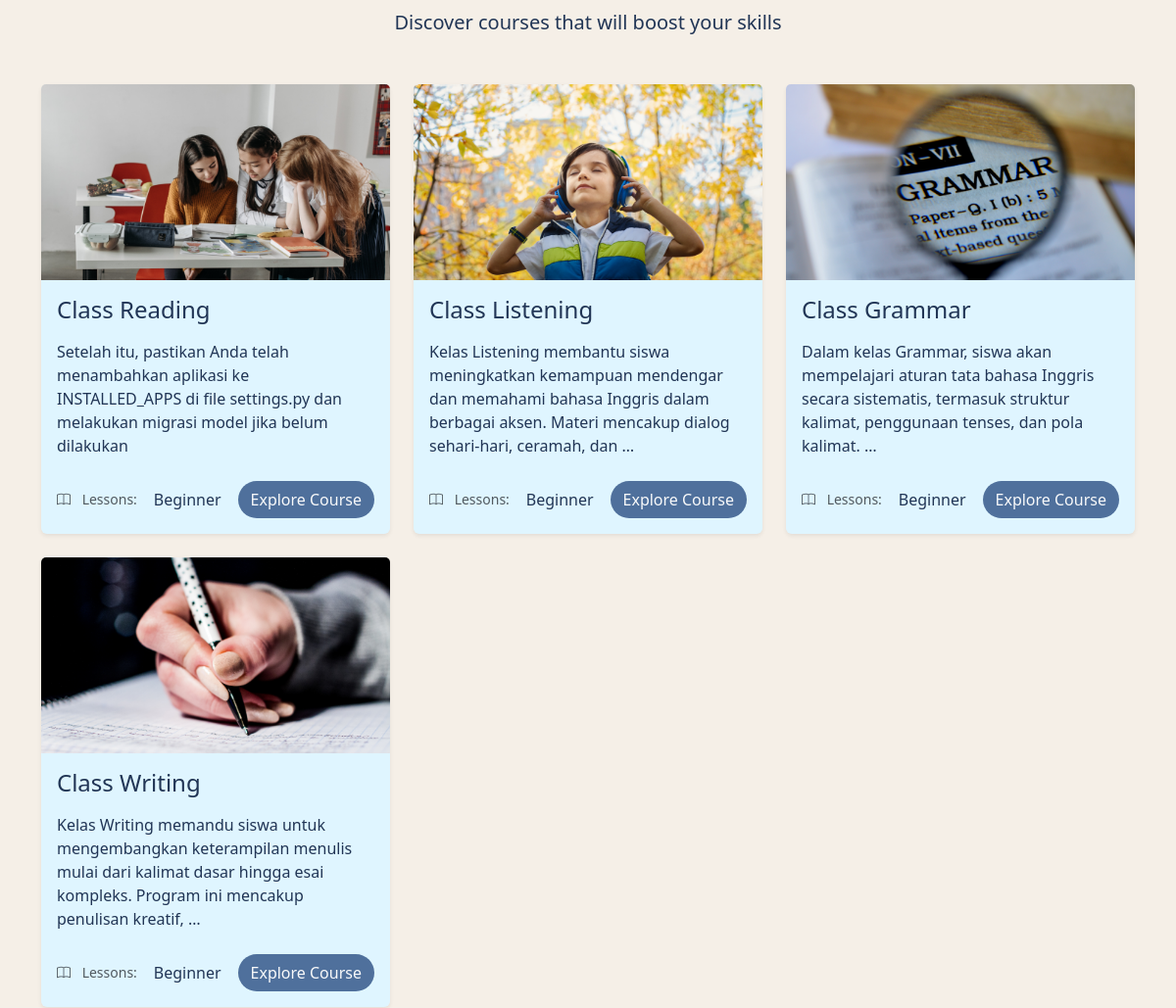
The app's page /courses/ (signed in, middle part), older data.
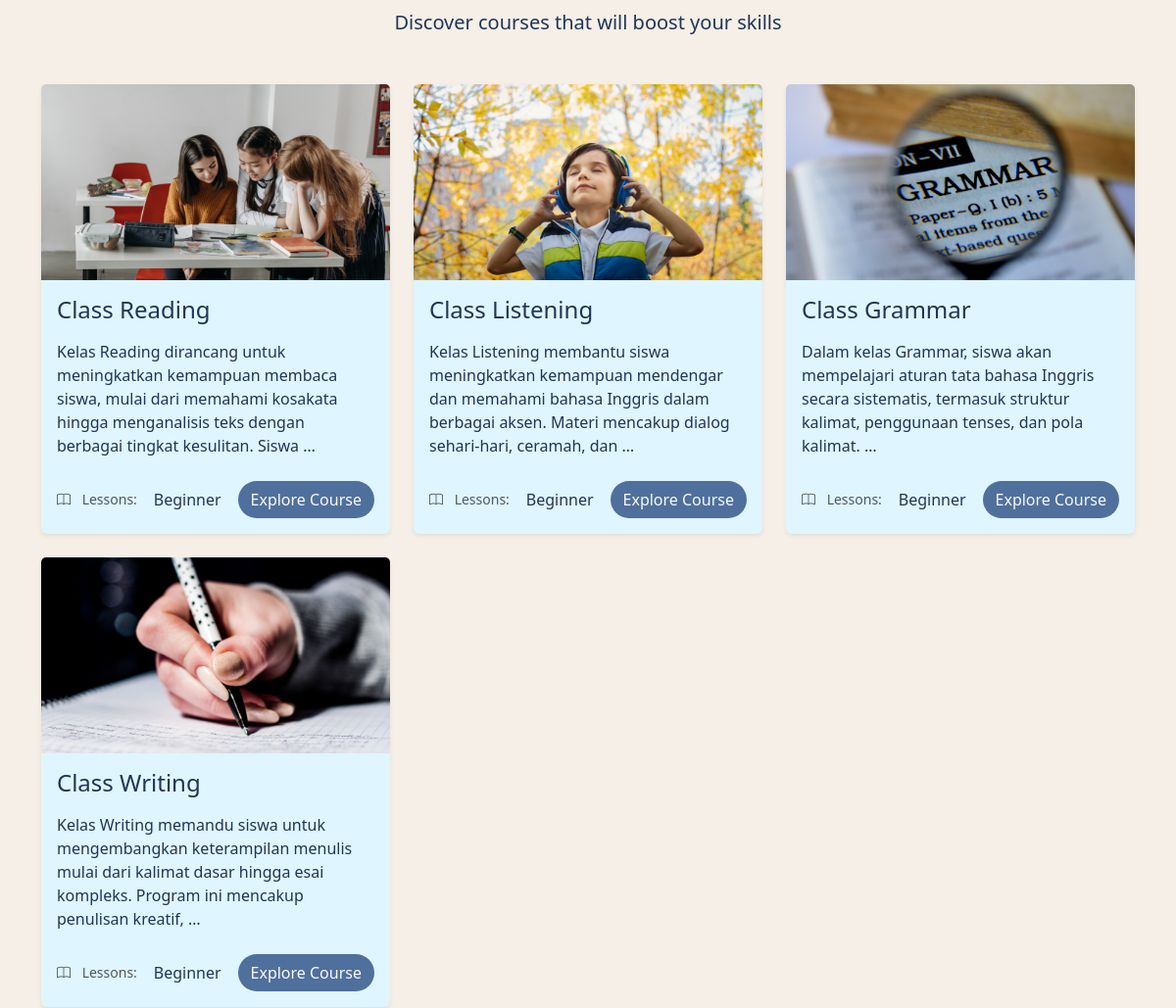
The same page, newer data.
### lms/models.py (models this page shows, shortened)
class Course(models.Model):
    LEVEL_CHOICES = [
        ('Beginner', 'Beginner'),
        ('Intermediate', 'Intermediate'),
        ('Advanced', 'Advanced')
    ]
    title = models.CharField(max_length=255)
    description = models.TextField()
    instructor = models.CharField(max_length=255)
    level = models.CharField(max_length=50, choices=LEVEL_CHOICES)
    duration = models.IntegerField(help_text="Duration in hours")
    price = models.DecimalField(max_digits=10, decimal_places=3)
    image = models.ImageField(upload_to='courses/images/')
    created_at = models.DateTimeField(auto_now_add=True)

### lms/views.py (the view)
# urls.py: path('', views.course_list, name='course_list'),
@login_required
def course_list(request):
    courses = Course.objects.all()
    paginator = Paginator(courses, 9)  # 10 kursus per halaman
    page_number = request.GET.get('page')
    page_courses = paginator.get_page(page_number)
    return render(request, 'courses/course_list.html', {'courses': page_courses})

### classPage/context_processors.py (called while the page is built)
def global_testimonials(request):
    return {
        'global_testimonials': Testimonial.objects.all()
    }

### templates/courses/course_list.html (shortened to what this page needs)
{%extends 'base.html'%}
{%load static%}
{%block content%}
<body class="bg-light1">
    <div id="courses" class="container py-5">
        <header class="text-center mb-5">
            <p class="lead color-medium-dark">Discover courses that will boost your skills</p>
        </header>
        <div class="row row-cols-1 row-cols-md-2 row-cols-lg-3 g-4">
            {% for course in courses %}
            <div class="col">
                <div class="card h-100 card-hover bg-snow border-0 shadow-sm">
                    <img
                        src="{{ course.image.url }}"
                        alt="{{ course.title }} Course Image"
                        class="card-img-top"
                    >
                    <div class="card-body">
                        <h3 class="card-title h4 color-dark mb-3">
                            <a href="{{ course.id }}/" class="text-decoration-none color-dark">
                                {{ course.title }}
                            </a>
                        </h3>
                        <p class="card-text color-medium-dark mb-4">
                            {{ course.description|truncatewords:20 }}
                        </p>
                        <div class="d-flex justify-content-between align-items-center">
                            <small class="text-muted">
                                <i class="bi bi-book me-2"></i>
                                Lessons: {{ course.lesson_count }}
                            </small>
                            <a href="{% url 'course_detail' course.id %}" class="text-decoration-none color-dark">
                                {{ course.level }}
                            </a>
                            <a href="{% url 'course_detail' course.id %}" class="btn btn-hover bg-medium-dark2 text-light rounded-pill">
                                Explore Course
                            </a>
                        </div>
                    </div>
                </div>
            </div>
            {% endfor %}
        </div>
    </div>
</body>
{%endblock content%}

Row changes from the older to the newer data that the page shows:
changed Course "Class Reading": description "Setelah itu, pastikan Anda telah menambahkan aplikasi ke INSTALLED_APPS di file settings.py dan melakukan migrasi model jika belum dilakukan" → "Kelas Reading dirancang untuk meningkatkan kemampuan membaca siswa, mulai dari memahami kosakata hingga menganalisis teks dengan berbagai tingkat kesulitan. Siswa …"
